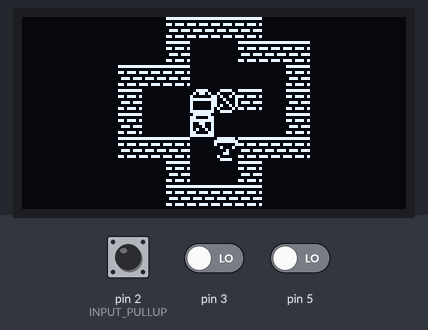
Simulated run of this sketch. Board: Arduino Uno, built with avr-gcc and run on an emulated ATmega328P. On the bench: 128×64 one-colour display. Inputs (shaded band) come from the test bench; at power-on: pin 2 (INPUT_PULLUP) LOW, pin 3 LOW, pin 5 LOW. What the sketch prints to the serial monitor is not drawn.

Above: at 1.3 s.
1.4 s: pin 2 (INPUT_PULLUP) pulled HIGH for 0.15 s
At 3.0 s:
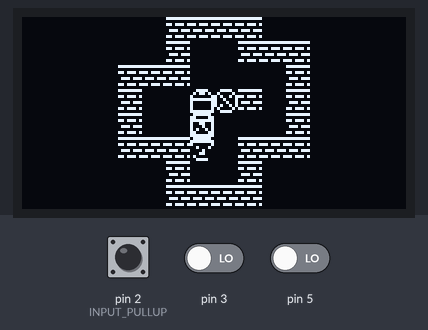
Timing chart, 0 to 4.5 s (numbered marks = the images above; inputs shaded):
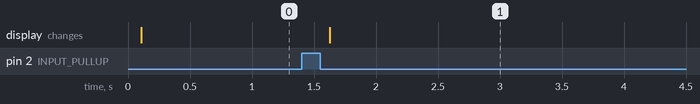

Measured:
- after the input at 1.4 s, the display: changes after 0.23 s (image 1)

The sketch:

______________.ino
```cpp
#include <SPI.h>
#include <Wire.h>
#include <Adafruit_GFX.h>
#include <Adafruit_SSD1306.h>
#define OLED_RESET 4
Adafruit_SSD1306 display(OLED_RESET);
#define NUMFLAKES 10
#define XPOS 0
#define YPOS 1
#define DELTAY 2
#define ytime 10
uint8_t Wall[]={0xFF,0x00,0xDD,0x00,0x77,0x00,0xDD,0x00};//墙的图案
uint8_t Box[]={0x7E,0xC3,0xFF,0x99,0x81,0x81,0x81,0xFF};//箱子的图案
uint8_t Man[]={0x7E,0xFF,0x81,0x22,0x08,0x18,0x40,0x3C};//角色的图案
uint8_t Sign[]={0x3C,0x42,0xA5,0x91,0x89,0xA5,0x42,0x3C};//标记点的图案
uint8_t Box_after[]={0x3C,0x5A,0x81,0xFF,0x81,0x81,0x81,0xFF};//箱子推上去的图案
uint8_t Walls[29][2]={
48,0,56,0,64,0,72,0,
48,8,72,8,80,8,88,8,
32,16,40,16,48,16,88,16,
32,24,72,24,88,24,
32,32,88,32,
32,40,40,40,48,40,72,40,80,40,88,40,
48,48,72,48,
48,56,56,56,64,56,72,56};
uint8_t Signs[3][2]={56,24,64,24,56,32};
uint8_t Boxs[3][2]={56,24,56,32,64,32};
uint8_t Man_x=64,Man_y=40;

void dis(){
    display.clearDisplay();
    for(uint8_t i=0;i<29;i++){//绘制墙
      display.drawBitmap(Walls[i][0],Walls[i][1],Wall,8,8,1);
    }
    for(uint8_t i=0;i<3;i++){//重叠就绘制箱子打开的图案，不重叠就绘制标记
        if((Boxs[i][0] == Signs[i][0]) && (Boxs[i][1] == Signs[i][1])){
            display.drawBitmap(Boxs[i][0],Boxs[i][1],Box_after,8,8,1);
            Serial.print("绘制一次箱子打开:");
            Serial.println(Boxs[i][0],Boxs[i][1]);
          }
          else{
              display.drawBitmap(Signs[i][0],Signs[i][1],Sign,8,8,1);
            Serial.print("绘制一次标记点:");
            Serial.println(Signs[i][0],Signs[i][1]);
            }
      }
    for(uint8_t i=0;i<3;i++){//不重叠就绘制箱子
        if((Boxs[i][0] != Signs[i][0]) && (Boxs[i][1] != Signs[i][1])){
            display.drawBitmap(Boxs[i][0],Boxs[i][1],Box,8,8,1);
            Serial.print("绘制一次正常箱子:");
            Serial.println(Boxs[i][0],Boxs[i][1]);
          }
      }
    display.drawBitmap(Man_x,Man_y,Man,8,8,1);
    display.display();
  }
int moved(int8_t x,int8_t y){
  if(Contrast(Boxs,3,Man_x+x,Man_y+y)){
      if((Contrast(Walls,29,Man_x+x+x,Man_y+y+y)) || (Contrast(Boxs,3,Man_x+x+x,Man_y+y+y))){
          return 1;
        }
      for(uint8_t i=0;i<3;i++){
          if((Man_x+x == Boxs[i][0]) && (Man_y+y == Boxs[i][1])){
              Boxs[i][0]+=x;
              Boxs[i][1]+=y;
              break;
            }
        }
      Man_x+=x;
      Man_y+=y;
      dis();
      return 0;
    }
    else if(Contrast(Walls,29,Man_x+x,Man_y+y)){
        return 1;
      }
      else{
          Man_x+=x;
          Man_y+=y;
          dis();
          return 0;
        }
  return 1;
}

int Contrast(uint8_t ary[][2],uint8_t n,uint8_t x,uint8_t y){
    for(uint8_t i=0;i<n;i++){
        if((ary[i][0] == x)&&(ary[i][1] == y)){
            return 1;
          }
      }
    return 0;
  }
void setup(){
  Serial.begin(9600);
  display.begin(SSD1306_SWITCHCAPVCC, 0x3C);
  pinMode(2,INPUT);//INPUT_PULLUP
  pinMode(3,INPUT);
  pinMode(4,INPUT);
  pinMode(5,INPUT);
  dis();
}
void loop() {
  if(digitalRead(2)){
    delay(ytime);
    if(digitalRead(2)){
      while(digitalRead(2)){
      }
      moved(-8,0);
  }
}
  if(digitalRead(3)){
    delay(ytime);
    if(digitalRead(3)){
      while(digitalRead(3)){
      }
      moved(0,-8);
  }
}
  if(digitalRead(4)){
    delay(ytime);
    if(digitalRead(4)){
      while(digitalRead(4)){
      }
      moved(8,0);
    }
  }
  if(digitalRead(5)){
    delay(ytime);
    if(digitalRead(5)){
      while(digitalRead(5)){
      }
      moved(0,8);
    }
  }
}
```
